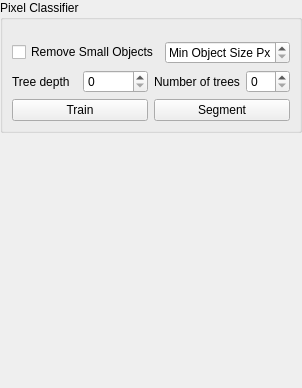
<?xml version="1.0" encoding="UTF-8"?>
<ui version="4.0">
 <class>SegmentationWidget</class>
 <widget class="QWidget" name="SegmentationWidget">
  <property name="geometry">
   <rect>
    <x>0</x>
    <y>0</y>
    <width>288</width>
    <height>388</height>
   </rect>
  </property>
  <property name="windowTitle">
   <string>Form</string>
  </property>
  <layout class="QVBoxLayout" name="verticalLayout_4">
   <property name="spacing">
    <number>2</number>
   </property>
   <property name="leftMargin">
    <number>0</number>
   </property>
   <property name="topMargin">
    <number>0</number>
   </property>
   <property name="rightMargin">
    <number>0</number>
   </property>
   <property name="bottomMargin">
    <number>0</number>
   </property>
   <item>
    <widget class="QGroupBox" name="groupBox">
     <property name="title">
      <string>Pixel Classifier</string>
     </property>
     <layout class="QVBoxLayout" name="verticalLayout_3">
      <item>
       <widget class="FileEditWidget" name="filenameEdit" native="true"/>
      </item>
      <item>
       <widget class="FeatureSelector" name="featureSelector" native="true"/>
      </item>
      <item>
       <layout class="QHBoxLayout" name="horizontalLayout_4">
        <item>
         <widget class="QCheckBox" name="chkRemoveSmallObj">
          <property name="text">
           <string>Remove Small Objects</string>
          </property>
         </widget>
        </item>
        <item>
         <widget class="QSpinBox" name="minObjSizeSpinner">
          <property name="specialValueText">
           <string>Min Object Size Px</string>
          </property>
         </widget>
        </item>
       </layout>
      </item>
      <item>
       <layout class="QHBoxLayout" name="horizontalLayout_3">
        <item>
         <layout class="QVBoxLayout" name="verticalLayout">
          <item>
           <layout class="QHBoxLayout" name="horizontalLayout">
            <item>
             <widget class="QLabel" name="label">
              <property name="text">
               <string>Tree depth</string>
              </property>
             </widget>
            </item>
            <item>
             <widget class="QSpinBox" name="numMaxDepthSpinner"/>
            </item>
           </layout>
          </item>
          <item>
           <widget class="QPushButton" name="btnTrain">
            <property name="text">
             <string>Train</string>
            </property>
           </widget>
          </item>
         </layout>
        </item>
        <item>
         <layout class="QVBoxLayout" name="verticalLayout_2">
          <item>
           <layout class="QHBoxLayout" name="horizontalLayout_2">
            <item>
             <widget class="QLabel" name="label_2">
              <property name="text">
               <string>Number of trees</string>
              </property>
             </widget>
            </item>
            <item>
             <widget class="QSpinBox" name="numTreesSpinner"/>
            </item>
           </layout>
          </item>
          <item>
           <widget class="QPushButton" name="btnSegment">
            <property name="text">
             <string>Segment</string>
            </property>
           </widget>
          </item>
         </layout>
        </item>
       </layout>
      </item>
     </layout>
    </widget>
   </item>
   <item>
    <spacer name="verticalSpacer">
     <property name="orientation">
      <enum>Qt::Vertical</enum>
     </property>
     <property name="sizeHint" stdset="0">
      <size>
       <width>20</width>
       <height>259</height>
      </size>
     </property>
    </spacer>
   </item>
  </layout>
 </widget>
 <customwidgets>
  <customwidget>
   <class>FileEditWidget</class>
   <extends>QWidget</extends>
   <header>napari_tracking_analysis.segmentation_widget.segmentation_widget.h</header>
   <container>1</container>
  </customwidget>
  <customwidget>
   <class>FeatureSelector</class>
   <extends>QWidget</extends>
   <header>napari_tracking_analysis.segmentation_widget.segmentation_widget.h</header>
   <container>1</container>
  </customwidget>
 </customwidgets>
 <resources/>
 <connections/>
</ui>
